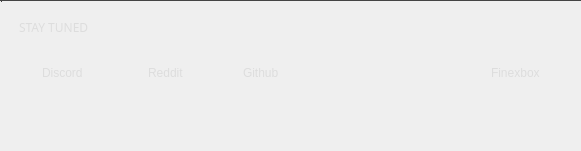
          <widget class="QGroupBox" name="ov_contactBox">
           <property name="sizePolicy">
            <sizepolicy hsizetype="Preferred" vsizetype="Preferred">
             <horstretch>0</horstretch>
             <verstretch>0</verstretch>
            </sizepolicy>
           </property>
           <property name="maximumSize">
            <size>
             <width>16777215</width>
             <height>160</height>
            </size>
           </property>
           <property name="styleSheet">
            <string notr="true">border-top: 1px solid #444;
</string>
           </property>
           <property name="title">
            <string/>
           </property>
           <layout class="QGridLayout" name="gridLayout_15">
            <property name="leftMargin">
             <number>18</number>
            </property>
            <property name="topMargin">
             <number>6</number>
            </property>
            <property name="rightMargin">
             <number>0</number>
            </property>
            <item row="2" column="4">
             <widget class="QPushButton" name="sm_redditButton">
              <property name="enabled">
               <bool>false</bool>
              </property>
              <property name="sizePolicy">
               <sizepolicy hsizetype="Fixed" vsizetype="Minimum">
                <horstretch>0</horstretch>
                <verstretch>0</verstretch>
               </sizepolicy>
              </property>
              <property name="minimumSize">
               <size>
                <width>0</width>
                <height>40</height>
               </size>
              </property>
              <property name="maximumSize">
               <size>
                <width>16777215</width>
                <height>40</height>
               </size>
              </property>
              <property name="styleSheet">
               <string notr="true">QPushButton {
color: #ddd;
background: transparent;

border: none;
text-align: left;
}

QPushButton:hover{
color: #ffcb00;
}</string>
              </property>
              <property name="text">
               <string/>
              </property>
             </widget>
            </item>
            <item row="0" column="0" colspan="5">
             <widget class="QLabel" name="title_contactUs">
              <property name="sizePolicy">
               <sizepolicy hsizetype="Preferred" vsizetype="Minimum">
                <horstretch>0</horstretch>
                <verstretch>0</verstretch>
               </sizepolicy>
              </property>
              <property name="minimumSize">
               <size>
                <width>0</width>
                <height>40</height>
               </size>
              </property>
              <property name="maximumSize">
               <size>
                <width>16777215</width>
                <height>40</height>
               </size>
              </property>
              <property name="font">
               <font>
                <family>Poppins</family>
               </font>
              </property>
              <property name="styleSheet">
               <string notr="true">color: #ddd;
background: transparent;


border: none;
text-align: left;
</string>
              </property>
              <property name="text">
               <string>STAY TUNED</string>
              </property>
             </widget>
            </item>
            <item row="1" column="5">
             <spacer name="horizontalSpacer_2">
              <property name="orientation">
               <enum>Qt::Horizontal</enum>
              </property>
              <property name="sizeHint" stdset="0">
               <size>
                <width>40</width>
                <height>20</height>
               </size>
              </property>
             </spacer>
            </item>
            <item row="1" column="0">
             <widget class="QLabel" name="m_depositsUnlockedTitle_9">
              <property name="sizePolicy">
               <sizepolicy hsizetype="Fixed" vsizetype="Minimum">
                <horstretch>0</horstretch>
                <verstretch>0</verstretch>
               </sizepolicy>
              </property>
              <property name="minimumSize">
               <size>
                <width>0</width>
                <height>40</height>
               </size>
              </property>
              <property name="maximumSize">
               <size>
                <width>16777215</width>
                <height>40</height>
               </size>
              </property>
              <property name="font">
               <font>
                <family>Poppins</family>
               </font>
              </property>
              <property name="styleSheet">
               <string notr="true">color: #ddd;
background: transparent;


border: none;
margin-left: 10px;</string>
              </property>
              <property name="text">
               <string/>
              </property>
              <property name="pixmap">
               <pixmap resource="../../resources.qrc">:/icons/discord</pixmap>
              </property>
             </widget>
            </item>
            <item row="2" column="3">
             <widget class="QLabel" name="m_redditIcon">
              <property name="sizePolicy">
               <sizepolicy hsizetype="Fixed" vsizetype="Minimum">
                <horstretch>0</horstretch>
                <verstretch>0</verstretch>
               </sizepolicy>
              </property>
              <property name="minimumSize">
               <size>
                <width>0</width>
                <height>40</height>
               </size>
              </property>
              <property name="maximumSize">
               <size>
                <width>16777215</width>
                <height>40</height>
               </size>
              </property>
              <property name="font">
               <font>
                <family>Poppins</family>
               </font>
              </property>
              <property name="styleSheet">
               <string notr="true">color: #ddd;
background: transparent;


border: none;</string>
              </property>
              <property name="text">
               <string/>
              </property>
              <property name="pixmap">
               <pixmap>:/icons/reddit</pixmap>
              </property>
             </widget>
            </item>
            <item row="1" column="2">
             <spacer name="horizontalSpacer">
              <property name="orientation">
               <enum>Qt::Horizontal</enum>
              </property>
              <property name="sizeHint" stdset="0">
               <size>
                <width>40</width>
                <height>20</height>
               </size>
              </property>
             </spacer>
            </item>
            <item row="1" column="6">
             <widget class="QLabel" name="githubIcon">
              <property name="sizePolicy">
               <sizepolicy hsizetype="Fixed" vsizetype="Minimum">
                <horstretch>0</horstretch>
                <verstretch>0</verstretch>
               </sizepolicy>
              </property>
              <property name="minimumSize">
               <size>
                <width>0</width>
                <height>40</height>
               </size>
              </property>
              <property name="maximumSize">
               <size>
                <width>16777215</width>
                <height>40</height>
               </size>
              </property>
              <property name="font">
               <font>
                <family>Poppins</family>
               </font>
              </property>
              <property name="styleSheet">
               <string notr="true">color: #ddd;
background: transparent;


border: none;</string>
              </property>
              <property name="text">
               <string/>
              </property>
              <property name="pixmap">
               <pixmap resource="../../resources.qrc">:/icons/github</pixmap>
              </property>
             </widget>
            </item>
            <item row="1" column="7">
             <widget class="QPushButton" name="sm_githubButton">
              <property name="sizePolicy">
               <sizepolicy hsizetype="Fixed" vsizetype="Minimum">
                <horstretch>0</horstretch>
                <verstretch>0</verstretch>
               </sizepolicy>
              </property>
              <property name="minimumSize">
               <size>
                <width>0</width>
                <height>40</height>
               </size>
              </property>
              <property name="maximumSize">
               <size>
                <width>16777215</width>
                <height>40</height>
               </size>
              </property>
              <property name="styleSheet">
               <string notr="true">QPushButton {
color: #ddd;
background: transparent;
padding-right: 180px;
border: none;
text-align: left;
}

QPushButton:hover{
color: #ffcb00;
}</string>
              </property>
              <property name="text">
               <string>Github</string>
              </property>
             </widget>
            </item>
            <item row="1" column="12">
             <widget class="QLabel" name="m_depositsUnlockedTitle_19">
              <property name="sizePolicy">
               <sizepolicy hsizetype="Fixed" vsizetype="Minimum">
                <horstretch>0</horstretch>
                <verstretch>0</verstretch>
               </sizepolicy>
              </property>
              <property name="minimumSize">
               <size>
                <width>0</width>
                <height>40</height>
               </size>
              </property>
              <property name="maximumSize">
               <size>
                <width>16777215</width>
                <height>40</height>
               </size>
              </property>
              <property name="font">
               <font>
                <family>Poppins</family>
               </font>
              </property>
              <property name="styleSheet">
               <string notr="true">color: #ddd;
background: transparent;


border: none;</string>
              </property>
              <property name="text">
               <string/>
              </property>
              <property name="pixmap">
               <pixmap resource="../../resources.qrc">:/icons/finex</pixmap>
              </property>
             </widget>
            </item>
            <item row="1" column="4">
             <widget class="QPushButton" name="sm_twitterButton">
              <property name="sizePolicy">
               <sizepolicy hsizetype="Fixed" vsizetype="Minimum">
                <horstretch>0</horstretch>
                <verstretch>0</verstretch>
               </sizepolicy>
              </property>
              <property name="minimumSize">
               <size>
                <width>0</width>
                <height>40</height>
               </size>
              </property>
              <property name="maximumSize">
               <size>
                <width>16777215</width>
                <height>40</height>
               </size>
              </property>
              <property name="styleSheet">
               <string notr="true">QPushButton {
color: #ddd;
background: transparent;

border: none;
text-align: left;
}

QPushButton:hover{
color: #ffcb00;
}</string>
              </property>
              <property name="text">
               <string>Reddit</string>
              </property>
             </widget>
            </item>
            <item row="1" column="13">
             <widget class="QPushButton" name="sm_finexButton">
              <property name="sizePolicy">
               <sizepolicy hsizetype="Fixed" vsizetype="Minimum">
                <horstretch>0</horstretch>
                <verstretch>0</verstretch>
               </sizepolicy>
              </property>
              <property name="minimumSize">
               <size>
                <width>0</width>
                <height>40</height>
               </size>
              </property>
              <property name="maximumSize">
               <size>
                <width>16777215</width>
                <height>40</height>
               </size>
              </property>
              <property name="styleSheet">
               <string notr="true">QPushButton {
color: #ddd;
background: transparent;

border: none;
text-align: left;
}

QPushButton:hover{
color: #ffcb00;
}</string>
              </property>
              <property name="text">
               <string>Finexbox</string>
              </property>
             </widget>
            </item>
            <item row="1" column="3">
             <widget class="QLabel" name="m_twitterIcon">
              <property name="sizePolicy">
               <sizepolicy hsizetype="Fixed" vsizetype="Minimum">
                <horstretch>0</horstretch>
                <verstretch>0</verstretch>
               </sizepolicy>
              </property>
              <property name="minimumSize">
               <size>
                <width>0</width>
                <height>40</height>
               </size>
              </property>
              <property name="maximumSize">
               <size>
                <width>16777215</width>
                <height>40</height>
               </size>
              </property>
              <property name="font">
               <font>
                <family>Poppins</family>
               </font>
              </property>
              <property name="styleSheet">
               <string notr="true">color: #ddd;
background: transparent;


border: none;</string>
              </property>
              <property name="text">
               <string/>
              </property>
              <property name="pixmap">
               <pixmap resource="../../resources.qrc">:/icons/twitter</pixmap>
              </property>
             </widget>
            </item>
            <item row="1" column="1">
             <widget class="QPushButton" name="sm_discordButton">
              <property name="sizePolicy">
               <sizepolicy hsizetype="Fixed" vsizetype="Minimum">
                <horstretch>0</horstretch>
                <verstretch>0</verstretch>
               </sizepolicy>
              </property>
              <property name="minimumSize">
               <size>
                <width>0</width>
                <height>40</height>
               </size>
              </property>
              <property name="maximumSize">
               <size>
                <width>16777215</width>
                <height>40</height>
               </size>
              </property>
              <property name="styleSheet">
               <string notr="true">QPushButton {
color: #ddd;
background: transparent;

border: none;
text-align: left;
}

QPushButton:hover{
color: #ffcb00;
}</string>
              </property>
              <property name="text">
               <string>Discord</string>
              </property>
             </widget>
            </item>
            <item row="2" column="9">
             <widget class="QLabel" name="m_depositsUnlockedTitle_18">
              <property name="sizePolicy">
               <sizepolicy hsizetype="Fixed" vsizetype="Minimum">
                <horstretch>0</horstretch>
                <verstretch>0</verstretch>
               </sizepolicy>
              </property>
              <property name="minimumSize">
               <size>
                <width>0</width>
                <height>40</height>
               </size>
              </property>
              <property name="maximumSize">
               <size>
                <width>16777215</width>
                <height>40</height>
               </size>
              </property>
              <property name="font">
               <font>
                <family>Poppins</family>
               </font>
              </property>
              <property name="styleSheet">
               <string notr="true">color: #ddd;
background: transparent;


border: none;</string>
              </property>
              <property name="text">
               <string/>
              </property>
             </widget>
            </item>
            <item row="1" column="14">
             <spacer name="horizontalSpacer_5">
              <property name="orientation">
               <enum>Qt::Horizontal</enum>
              </property>
              <property name="sizeHint" stdset="0">
               <size>
                <width>40</width>
                <height>20</height>
               </size>
              </property>
             </spacer>
            </item>
           </layout>
           <widget class="QLabel" name="m_totalPortfolioLabelUSD_3">
            <property name="geometry">
             <rect>
              <x>1</x>
              <y>1</y>
              <width>1</width>
              <height>1</height>
             </rect>
            </property>
            <property name="font">
             <font>
              <pointsize>-1</pointsize>
             </font>
            </property>
            <property name="styleSheet">
             <string notr="true">color: #ffcb00;
background: transparent;
font-size: 18px;
</string>
            </property>
            <property name="text">
             <string notr="true"/>
            </property>
            <property name="pixmap">
             <pixmap>:/icons/reddit.png</pixmap>
            </property>
           </widget>
          </widget>
